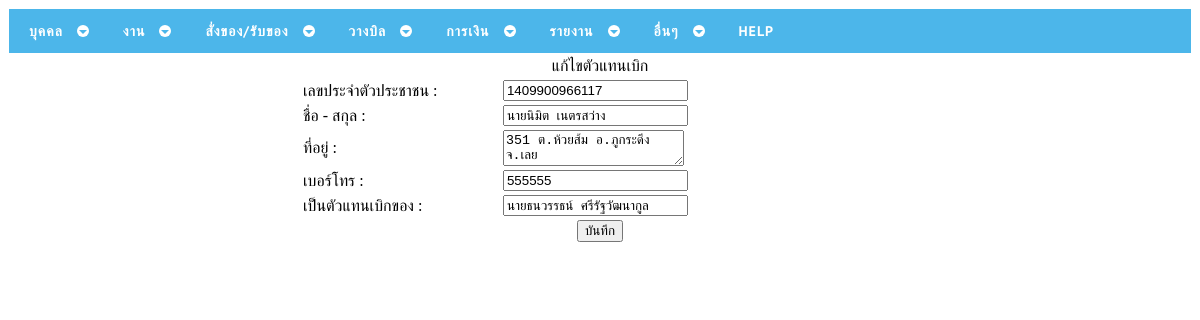
Screenshot of /agentupdate.php?txtagentid=1409900966117 with the database file from the repository.
### tables this page shows
CREATE TABLE `agent` (
  `AgentID` varchar(13) NOT NULL,
  `AgentName` varchar(50) NOT NULL,
  `AgentAddress` varchar(100) DEFAULT NULL,
  `AgentTel` int(10) DEFAULT NULL,
  `EmID` varchar(13) NOT NULL
);

CREATE TABLE `employee` (
  `EmID` varchar(13) NOT NULL,
  `EmName` varchar(50) NOT NULL,
  `EmAddress` varchar(100) DEFAULT NULL,
  `EmTel` varchar(10) DEFAULT NULL
);

### agentupdate.php (the view, shortened to what this page needs)
<?php
$AgentID = $_GET['txtagentid'];
?>
<!DOCTYPE html PUBLIC "-//W3C//DTD XHTML 1.0 Transitional//EN" "http://www.w3.org/TR/xhtml1/DTD/xhtml1-transitional.dtd">
<html xmlns="http://www.w3.org/1999/xhtml">
<head>
<?php include("cssmenu/head.php"); ?>
</head>
<body>
<table width="100%" border="0" bordercolor="#0000FF" style="border-collapse:collapse;">
  <tr>
    <td><?php include("cssmenu/menu.php"); ?></td>
  </tr>
  <tr>
    <td></td>
  </tr>
  <tr>
    <td><div align="center">แก้ไขตัวแทนเบิก</div></td>
  </tr>
  <tr>
    <td><div align="center">
        <table width="600" border="0">
        <form id="form1" name="form1" method="post" action="agentupdate1.php">
<?php
  $objQuery = mysql_query("SELECT * FROM  agent Where AgentID = '".$AgentID."'") or die ("Error Query [".$strSQL."]");
  $objResult = mysql_fetch_array($objQuery);
?>
        <tr>
          <td width="200">เลขประจำตัวประชาชน : </td>
          <td width="400"><input type="text" name="AgentID" value="<?php echo $objResult["AgentID"] ?>" /></td>
        </tr>
        <tr>
          <td>ชื่อ - สกุล : </td>
          <td><input type="text" name="AgentName" value="<?php echo $objResult["AgentName"] ?>" /></td>
        </tr>
        <tr>
          <td>ที่อยู่ : </td>
          <td><textarea name="AgentAddress" value="" /><?php echo $objResult["AgentAddress"] ?></textarea></td>
        </tr>
        <tr>
          <td>เบอร์โทร : </td>
          <td><input type="text" name="AgentTel" value="<?php echo $objResult["AgentTel"] ?>" /></td>
        </tr>
        <tr>
          <td>เป็นตัวแทนเบิกของ : </td>
<?php
  $objQuery1 = mysql_query("SELECT * FROM  employee Where EmID = '".$objResult["EmID"]."'") or die ("Error Query [".$strSQL."]");
  $objResult1 = mysql_fetch_array($objQuery1);
?>
          <td><input type="text" name="EmName" value="<?php echo $objResult1["EmName"] ?>" />
              <input type="hidden" name="EmID" value="<?php echo $objResult1["EmID"] ?>" /></td>
        </tr>
        <tr>
          <td colspan="2"><div align="center"><input type="submit" name="Submit" value="บันทึก" /></div></td>
        </tr>
        </form>
         </table>
      </div>
    </td>
  </tr>
  <tr>
    <td>&nbsp;</td>
  </tr>
  <tr>
    <td>&nbsp;</td>
  </tr>
  <tr>
    <td>&nbsp;</td>
  </tr>
</table>
</body>
</html>

### rows the page displays
agent: AgentID "1409900966117", AgentName "นายนิมิต เนตรสว่าง", AgentAddress "351 ต.ห้วยส้ม อ.ภูกระดึง จ.เลย", AgentTel "555555"
employee: EmName "นายธนวรรธน์ ศรีรัฐวัฒนากูล"
